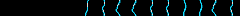

Rendered tile map (Tiled .tmx) drawn with the repository's tilesets; below, a short description and the full map source, tile grids included:
An orthogonal 15x1 tile map with 16x16 px tiles, 1 tile layer (Tile Layer 1).

<map version="1.10" tiledversion="1.10.2" orientation="orthogonal" renderorder="right-down" width="15" height="1" tilewidth="16" tileheight="16" infinite="0" nextlayerid="2" nextobjectid="1">
 <tileset firstgid="1" source="Tileset.tsx" />
 <layer id="1" name="Tile Layer 1" width="15" height="1">
  <data encoding="csv">
1,1,1,1,1,275,296,276,276,296,296,273,273,276,296
</data>
 </layer>
</map>
